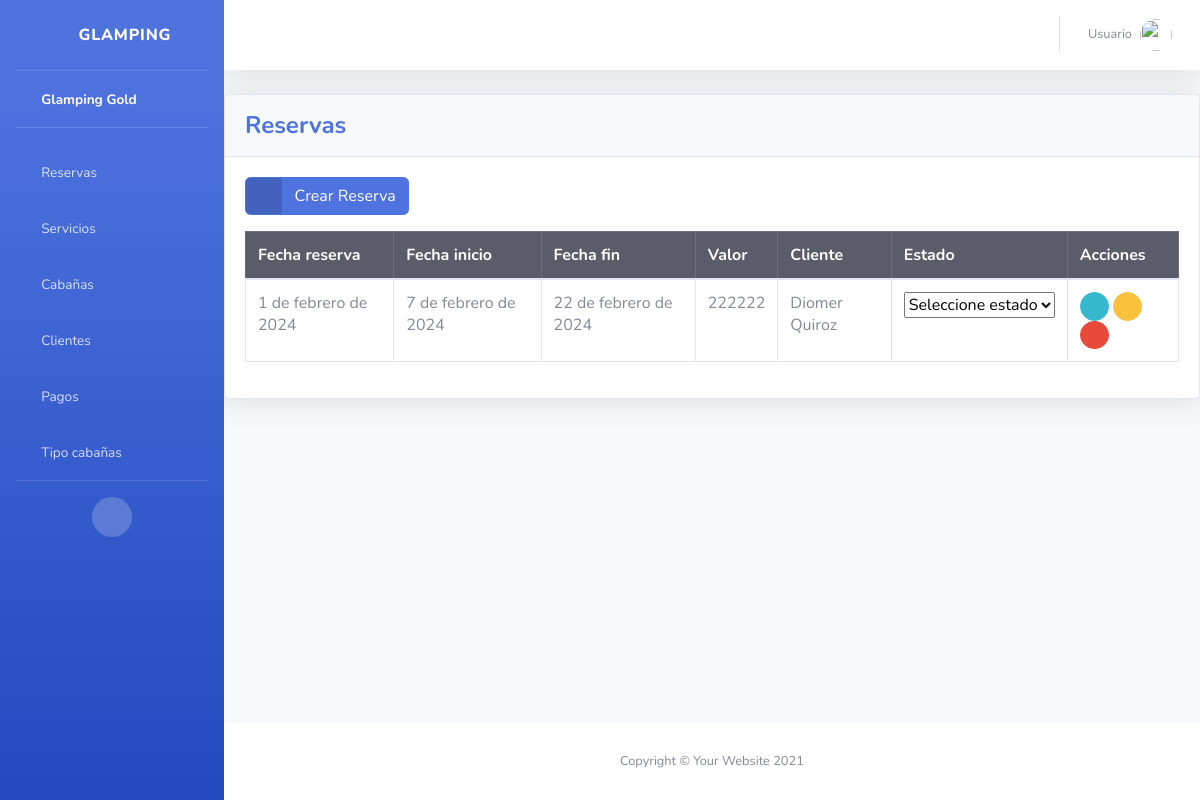
The app's page /reservas/, older data.
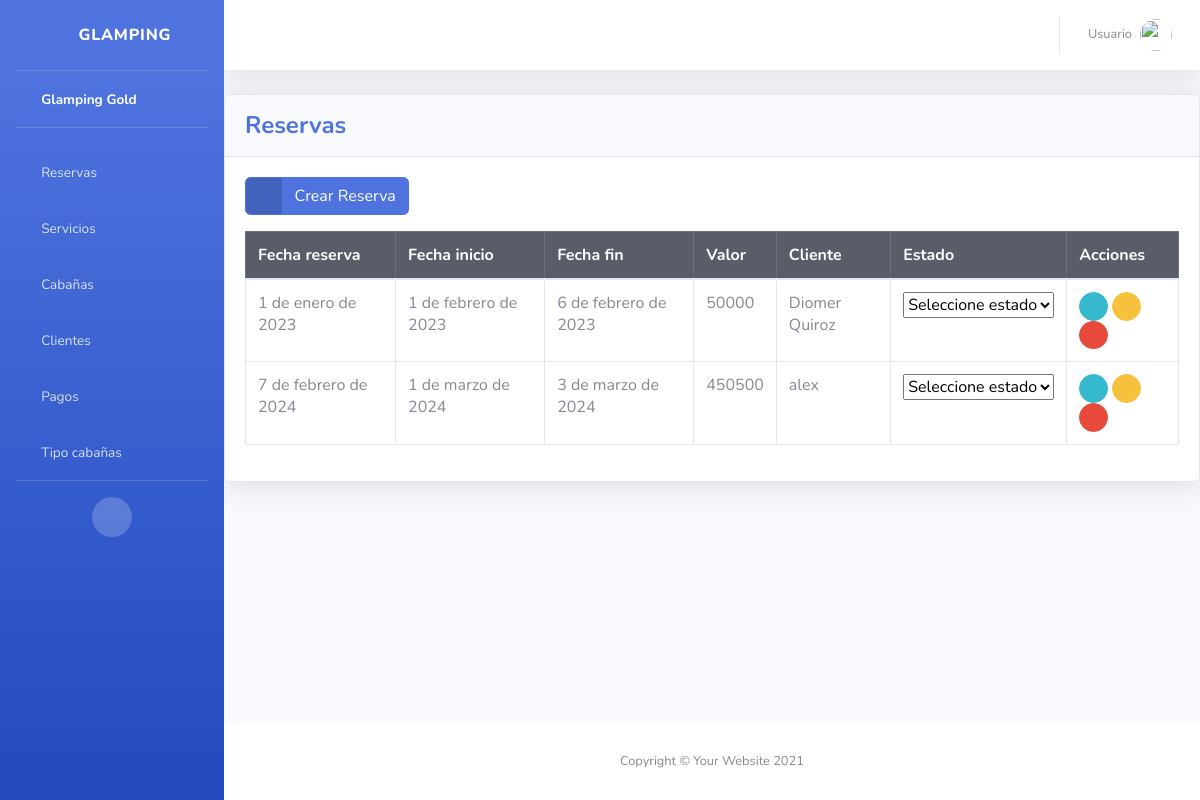
The same page, newer data.
### reservas/models.py (models this page shows, shortened)
class Reserva(models.Model):
    coder = models.CharField(max_length=255)
    fecha_reserva = models.DateField()
    fecha_inicio = models.DateField()
    fecha_fin = models.DateField()
    valor = models.IntegerField()
    cliente = models.ForeignKey('cliente.Cliente', on_delete= models.DO_NOTHING)

### cliente/models.py (models this page shows)
class Cliente(models.Model):
    nombre = models.CharField(max_length=255)
    documento = models.IntegerField(unique=True)
    email = models.CharField(max_length=50, unique=True)
    telefone = models.IntegerField(unique=True)
    nacionalidad = models.CharField(max_length=255)
    status = models.BooleanField(default=True)
    def __str__(self):
        return self.nombre

### reservas/views.py (the view)
# urls.py: path('reservas/', include('reservas.urls')),
def reservas(request):
    reservas_list = Reserva.objects.all()
    return render(request, 'reservas/index.html', {'reservas_list': reservas_list})

### templates/reservas/index.html (shortened to what this page needs)
{% extends 'base.html' %}
{% block content %}
<div class="card shadow mb-4">
    <div class="card-header py-3">
        <h4 class="m-0 font-weight-bold text-primary">Reservas</h4>
    </div>
    <div class="card-body">
        <div class="table-responsive">
            <a href="{% url 'create_reserva' %}" class="btn btn-primary btn-icon-split mb-3">
                <span class="icon text-white-50">
                  <i class="fas fa-plus"></i>
              </span>
              <span class="text">Crear Reserva</span>
            </a>
            <table class="table table-bordered" id="dataTable" width="100%" cellspacing="0">
                <thead class="table-dark">
                    <tr>
                        <th>Fecha reserva</th>
                        <th>Fecha inicio</th>
                        <th>Fecha fin</th>
                        <th>Valor</th>
                        <th>Cliente</th>
                        <th>Estado</th>
                        <th>Acciones</th>
                    </tr>
                </thead>
                <tbody>
                    {% for reserva in reservas_list %}
                    <tr>
                    <td>{{ reserva.fecha_reserva }}</td>
                    <td>{{ reserva.fecha_inicio }}</td>
                    <td>{{ reserva.fecha_fin }}</td>
                    <td>{{ reserva.valor }}</td>
                    <td>{{ reserva.cliente }}</td>
                    <td>
                        <select>
                            <option class="bg-secondary">Seleccione estado</option>
                        </select>
                    </td>
                    <td>
                        <a href="" class="btn btn-info btn-circle btn-sm" data-bs-toggle="modal" data-bs-target="#modalId" data-reserva-id="{{ reserva.id }}">
                            <i class="fas fa-info-circle"></i>
                        </a>
                        <a href="" class="btn btn-warning btn-circle btn-sm">
                            <i class="fas fa-edit"></i>
                        </a>
                        <a href="{% url 'delete_reserva' reserva.id %}" class="deleteBtn btn btn-danger btn-circle btn-sm">
                            <i class="fas fa-trash"></i>
                        </a>
                    </td>
                    </tr>
                    {% endfor %}
                </tbody>
            </table>
        </div>
    </div>
</div>
{%endblock%}

### templates/base.html (shortened to what this page needs)
{% load static %}
<html lang="es">
<head>
    <link href="{% static 'vendor/fontawesome-free/css/all.min.css' %}" rel="stylesheet" type="text/css">
    <link href="{% static 'css/sb-admin-2.min.css' %}" rel="stylesheet">
</head>
<body id="page-top">
    <div id="wrapper">
        <ul class="navbar-nav bg-gradient-primary sidebar sidebar-dark accordion" id="accordionSidebar">
            <a class="sidebar-brand d-flex align-items-center justify-content-center" href="{% url 'index' %}">
                <div class="sidebar-brand-icon rotate-n-15">
                    <i class="fas fa-hotel"></i>
                </div>
                <div class="sidebar-brand-text mx-3">Glamping</div>
            </a>
            <hr class="sidebar-divider my-0">
            <li class="nav-item active">
                <a class="nav-link" href="{% url 'index' %}">
                    <i class="fas fa-fw fa-home"></i>
                    <span>Glamping Gold</span></a>
            </li>
            <hr class="sidebar-divider">
            <li class="nav-item">
                <a class="nav-link" href="{% url 'reservas' %}">
                    <i class="fas fa-fw fa-bed"></i>
                    <span>Reservas</span></a>
            </li>
            <li class="nav-item">
                <a class="nav-link" href="{% url 'servicios' %}">
                    <i class="fas fa-fw fa-table"></i>
                    <span>Servicios</span></a>
            </li>
            <li class="nav-item">
                <a class="nav-link" href="{% url 'cabañas' %}">
                    <i class="fas fa-fw fa-table"></i>
                    <span>Cabañas</span></a>
            </li>
            <li class="nav-item">
                <a class="nav-link" href="{% url 'cliente' %}">
                    <i class="fas fa-fw fa-user"></i>
                    <span>Clientes</span></a>
            </li>
            <li class="nav-item">
                <a class="nav-link" href=" {% url 'pagos' %} ">
                    <i class="fas fa-fw fa-table"></i>
                    <span>Pagos</span></a>
            </li>
            <li class="nav-item">
                <a class="nav-link" href="{% url 'tipocabañas' %}">
                    <i class="fas fa-fw fa-table"></i>
                    <span>Tipo cabañas</span></a>
            </li>
            <hr class="sidebar-divider d-none d-md-block">
            <div class="text-center d-none d-md-inline">
                <button class="rounded-circle border-0" id="sidebarToggle"></button>
            </div>
        </ul>
        <div id="content-wrapper" class="d-flex flex-column">
            <div id="content">
                <nav class="navbar navbar-expand navbar-light bg-white topbar mb-4 static-top shadow">
                    <ul class="navbar-nav ml-auto">
                        <li class="nav-item dropdown no-arrow">
                            <a class="nav-link dropdown-toggle" href="#" id="userDropdown" role="button"
                                data-toggle="dropdown" aria-haspopup="true" aria-expanded="false">
                                <span class="mr-2 d-none d-lg-inline text-gray-600 small">Usuario</span>
                                <img class="img-profile rounded-circle"
                                    src="{% static 'img/undraw_profile.svg' %}">
                            </a>
                        </li>
                    </ul>
                </nav>
                {% block content %}
                {% endblock %}
            </div>
            <footer class="sticky-footer bg-white">
                <div class="container my-auto">
                    <div class="copyright text-center my-auto">
                        <span>Copyright &copy; Your Website 2021</span>
                    </div>
                </div>
            </footer>
        </div>
    </div>
</body>
</html>

Row changes from the older to the newer data that the page shows:
removed Reserva: fecha_reserva "1 de febrero de 2024", fecha_inicio "7 de febrero de 2024", fecha_fin "22 de febrero de 2024", valor "222222", cliente "Diomer Quiroz"
added Reserva: fecha_reserva "1 de enero de 2023", fecha_inicio "1 de febrero de 2023", fecha_fin "6 de febrero de 2023", valor "50000", cliente "Diomer Quiroz"
added Reserva: fecha_reserva "7 de febrero de 2024", fecha_inicio "1 de marzo de 2024", fecha_fin "3 de marzo de 2024", valor "450500", cliente "alex"
